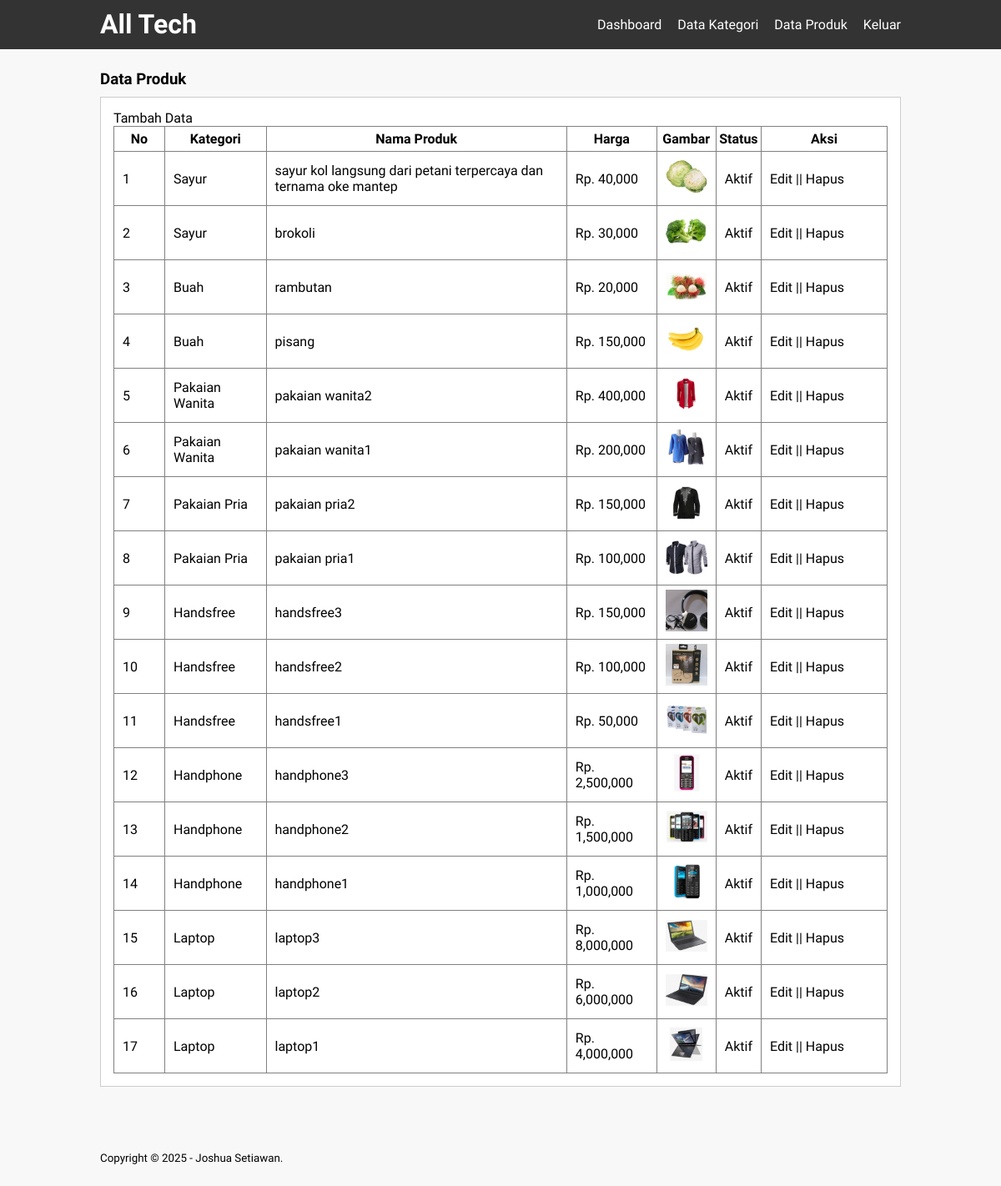
The app's page /data-produk.php, older data.
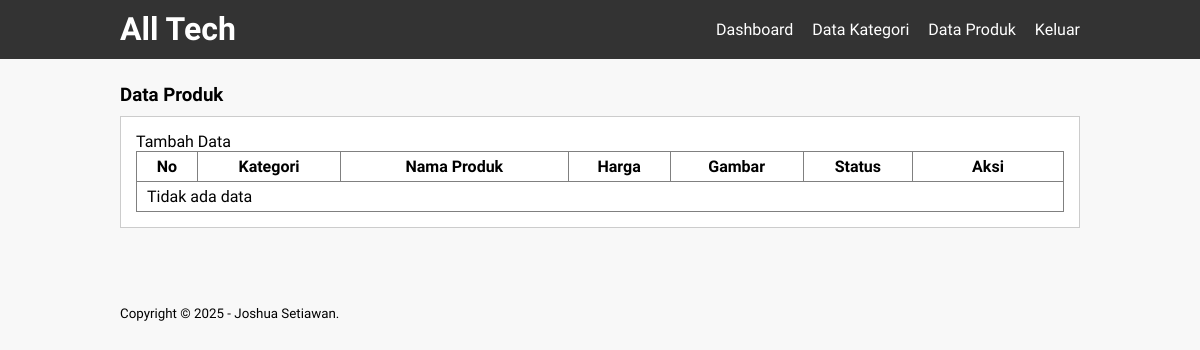
The same page, newer data.
### tables this page shows
CREATE TABLE `tb_product` (
  `product_id` int(11) NOT NULL,
  `category_id` int(11) NOT NULL,
  `product_name` varchar(100) NOT NULL,
  `product_price` int(11) NOT NULL,
  `product_description` text NOT NULL,
  `product_image` varchar(100) NOT NULL,
  `product_status` tinyint(1) NOT NULL,
  `data_created` timestamp NOT NULL DEFAULT current_timestamp()
);

CREATE TABLE `tb_category` (
  `category_id` int(11) NOT NULL,
  `category_name` varchar(25) NOT NULL
);

### data-produk.php (the view, shortened to what this page needs)
<?php
include 'db.php';
?>
<!DOCTYPE html>
<html>
<head>
	<link rel="stylesheet" type="text/css" href="css/style.css">
</head>
<body>
	<header>
		<div class="container">
			<h1><a href="dashboard.php">All Tech</a></h1>
			<ul>
				<li><a href="dashboard.php">Dashboard</a></li>
				<li><a href="data-kategori.php">Data Kategori</a></li>
				<li><a href="data-produk.php">Data Produk</a></li>
				<li><a href="keluar.php">Keluar</a></li>
			</ul>
		</div>
	</header>
	<div class="section">
		<div class="container">
			<h3>Data Produk</h3>
			<div class="box">
				<p><a href="tambah-produk.php">Tambah Data</a></p>
				<table border="1" cellspacing="0" class="table">
					<thead>
						<tr>
							<th width="60px">No</th>
							<th>Kategori</th>
							<th>Nama Produk</th>
							<th>Harga</th>
							<th>Gambar</th>
							<th>Status</th>
							<th width="150px">Aksi</th>
						</tr>
					</thead>
					<tbody>
						<?php
							$no = 1;
							$produk = mysqli_query($conn, "SELECT * FROM tb_product LEFT JOIN tb_category USING (category_id) ORDER BY product_id DESC");
							if(mysqli_num_rows($produk) > 0){
							while($row = mysqli_fetch_array($produk)){
						?>
						<tr>
							<td><?php echo $no++ ?></td>
							<td><?php echo $row['category_name'] ?></td>
							<td><?php echo $row['product_name'] ?></td>
							<td>Rp. <?php echo number_format($row['product_price']) ?></td>
							<td><a href="produk/<?php echo $row['product_image'] ?>" target="_blank"> <img src="produk/<?php echo $row['product_image'] ?>" width="50px"> </a></td>
							<td><?php echo ($row['product_status'] == 0)? 'Tidak Aktif':'Aktif'; ?></td>
							<td>
								<a href="edit-produk.php?id=<?php echo $row['product_id'] ?>">Edit</a> || <a href="proses-hapus.php?idp=<?php echo $row['product_id'] ?>" onclick="return confirm('Yakin ingin hapus ?')">Hapus</a>
							</td>
						</tr>
						<?php }}else{ ?>
							<tr>
								<td colspan="7">Tidak ada data</td>
							</tr>
						<?php } ?>
					</tbody>
				</table>
			</div>
		</div>
	</div>
	<footer>
		<div class="container">
			<small>Copyright &copy; 2025 - Joshua Setiawan.</small>
		</div>
	</footer>
</body>
</html>

Row changes from the older to the newer data that the page shows:
removed tb_product: category.category_name "Sayur", product_name "sayur kol langsung dari petani terpercaya dan ternama oke mantep", product_price "40,000", product_image (picture), product_status "Aktif"
removed tb_product: category.category_name "Sayur", product_name "brokoli", product_price "30,000", product_image (picture), product_status "Aktif"
removed tb_product: category.category_name "Buah", product_name "rambutan", product_price "20,000", product_image (picture), product_status "Aktif"
removed tb_product: category.category_name "Buah", product_name "pisang", product_price "150,000", product_image (picture), product_status "Aktif"
removed tb_product: category.category_name "Pakaian Wanita", product_name "pakaian wanita2", product_price "400,000", product_image (picture), product_status "Aktif"
removed tb_product: category.category_name "Pakaian Wanita", product_name "pakaian wanita1", product_price "200,000", product_image (picture), product_status "Aktif"
removed tb_product: category.category_name "Pakaian Pria", product_name "pakaian pria2", product_price "150,000", product_image (picture), product_status "Aktif"
removed tb_product: category.category_name "Pakaian Pria", product_name "pakaian pria1", product_price "100,000", product_image (picture), product_status "Aktif"
removed tb_product: category.category_name "Handsfree", product_name "handsfree3", product_price "150,000", product_image (picture), product_status "Aktif"
removed tb_product: category.category_name "Handsfree", product_name "handsfree2", product_price "100,000", product_image (picture), product_status "Aktif"
removed tb_product: category.category_name "Handsfree", product_name "handsfree1", product_price "50,000", product_image (picture), product_status "Aktif"
removed tb_product: category.category_name "Handphone", product_name "handphone3", product_price "2,500,000", product_image (picture), product_status "Aktif"
removed tb_product: category.category_name "Handphone", product_name "handphone2", product_price "1,500,000", product_image (picture), product_status "Aktif"
removed tb_product: category.category_name "Handphone", product_name "handphone1", product_price "1,000,000", product_image (picture), product_status "Aktif"
removed tb_product: category.category_name "Laptop", product_name "laptop3", product_price "8,000,000", product_image (picture), product_status "Aktif"
removed tb_product: category.category_name "Laptop", product_name "laptop2", product_price "6,000,000", product_image (picture), product_status "Aktif"
removed tb_product: category.category_name "Laptop", product_name "laptop1", product_price "4,000,000", product_image (picture), product_status "Aktif"
Text that changed along with them:
text now shown: "Tidak ada data"
